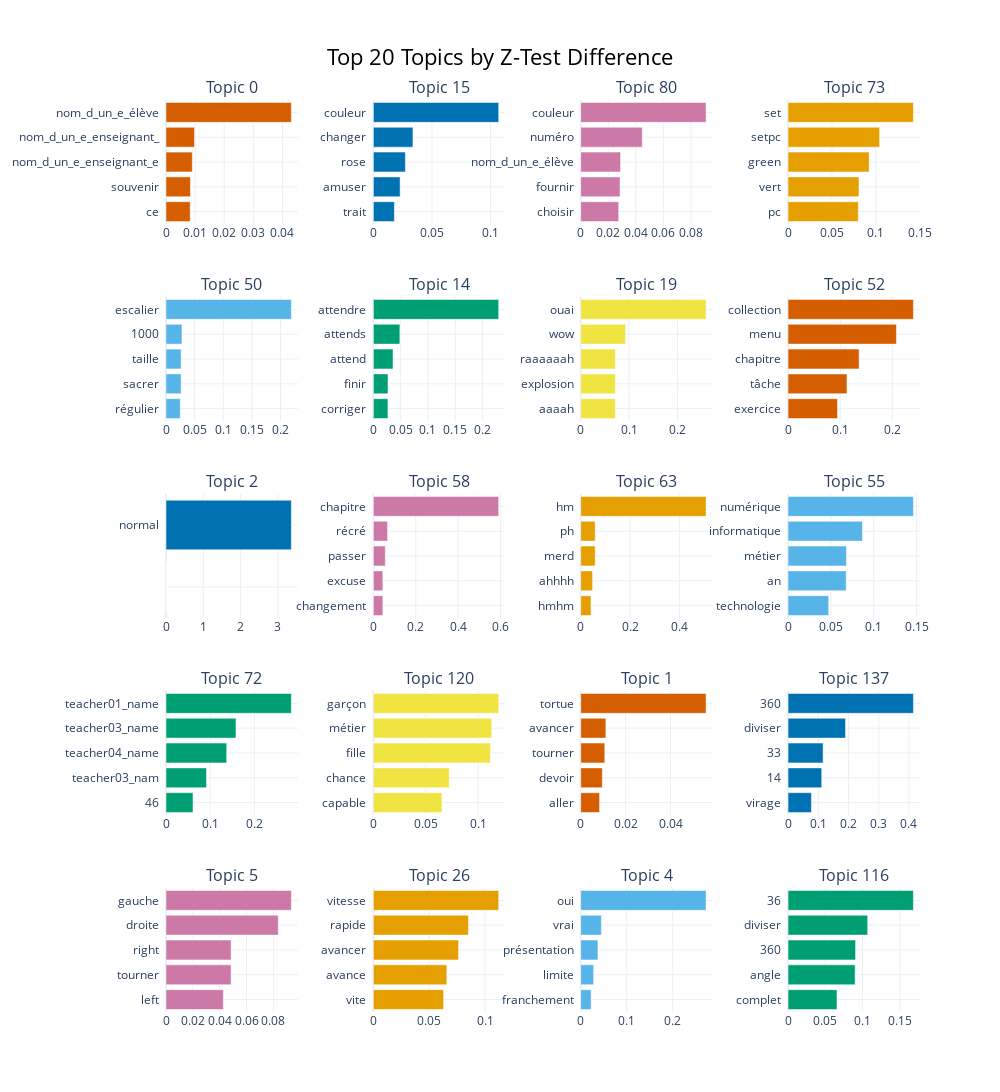

The code cell stored with this chart in its notebook:
### Code cell
custom_labels = [f"Topic {t} (z={z:.2f})" for t, z in zip(top_z_topics['topic'], top_z_topics['z_stat'])]
topic_model.visualize_barchart(topics=top_topic_ids, custom_labels=custom_labels, title="Top 20 Topics by Z-Test Difference")

### Figure 1 — Plotly figure (JSON) as saved in the notebook; plotly's stock layout.template omitted (floating-point values rounded to 4 significant figures)
{"data": [{"marker": {"color": "#D55E00"}, "orientation": "h", "type": "bar", "x": [0.008308, 0.008389, 0.009042, 0.009784, 0.04305], "xaxis": "x", "y": ["ce  ", "souvenir  ", "nom_d_un_e_enseignant_e  ", "nom_d_un_e_enseignant_  ", "nom_d_un_e_élève  "], "yaxis": "y"}, {"marker": {"color": "#0072B2"}, "orientation": "h", "type": "bar", "x": [0.01793, 0.02285, 0.02731, 0.03377, 0.1069], "xaxis": "x2", "y": ["trait  ", "amuser  ", "rose  ", "changer  ", "couleur  "], "yaxis": "y2"}, {"marker": {"color": "#CC79A7"}, "orientation": "h", "type": "bar", "x": [0.02759, 0.02856, 0.02896, 0.04469, 0.09102], "xaxis": "x3", "y": ["choisir  ", "fournir  ", "nom_d_un_e_élève  ", "numéro  ", "couleur  "], "yaxis": "y3"}, {"marker": {"color": "#E69F00"}, "orientation": "h", "type": "bar", "x": [0.07997, 0.08076, 0.0923, 0.1043, 0.1427], "xaxis": "x4", "y": ["pc  ", "vert  ", "green  ", "setpc  ", "set  "], "yaxis": "y4"}, {"marker": {"color": "#56B4E9"}, "orientation": "h", "type": "bar", "x": [0.0249, 0.02639, 0.02639, 0.02787, 0.2189], "xaxis": "x5", "y": ["régulier  ", "sacrer  ", "taille  ", "1000  ", "escalier  "], "yaxis": "y5"}, {"marker": {"color": "#009E73"}, "orientation": "h", "type": "bar", "x": [0.02664, 0.0268, 0.03596, 0.04853, 0.2295], "xaxis": "x6", "y": ["corriger  ", "finir  ", "attend  ", "attends  ", "attendre  "], "yaxis": "y6"}, {"marker": {"color": "#F0E442"}, "orientation": "h", "type": "bar", "x": [0.07164, 0.07164, 0.07164, 0.09257, 0.2591], "xaxis": "x7", "y": ["aaaah  ", "explosion  ", "raaaaaah  ", "wow  ", "ouai  "], "yaxis": "y7"}, {"marker": {"color": "#D55E00"}, "orientation": "h", "type": "bar", "x": [0.09483, 0.113, 0.1362, 0.2078, 0.2404], "xaxis": "x8", "y": ["exercice  ", "tâche  ", "chapitre  ", "menu  ", "collection  "], "yaxis": "y8"}, {"marker": {"color": "#0072B2"}, "orientation": "h", "type": "bar", "x": [1e-05, 1e-05, 1e-05, 1e-05, 3.361], "xaxis": "x9", "y": ["  ", "  ", "  ", "  ", "normal  "], "yaxis": "y9"}, {"marker": {"color": "#CC79A7"}, "orientation": "h", "type": "bar", "x": [0.04484, 0.04484, 0.05639, 0.06698, 0.5911], "xaxis": "x10", "y": ["changement  ", "excuse  ", "passer  ", "récré  ", "chapitre  "], "yaxis": "y10"}, {"marker": {"color": "#E69F00"}, "orientation": "h", "type": "bar", "x": [0.04171, 0.04826, 0.05868, 0.05868, 0.5084], "xaxis": "x11", "y": ["hmhm  ", "ahhhh  ", "merd  ", "ph  ", "hm  "], "yaxis": "y11"}, {"marker": {"color": "#56B4E9"}, "orientation": "h", "type": "bar", "x": [0.0474, 0.06784, 0.06814, 0.08681, 0.1463], "xaxis": "x12", "y": ["technologie  ", "an  ", "métier  ", "informatique  ", "numérique  "], "yaxis": "y12"}, {"marker": {"color": "#009E73"}, "orientation": "h", "type": "bar", "x": [0.06105, 0.09157, 0.1374, 0.1583, 0.2836], "xaxis": "x13", "y": ["46  ", "teacher03_nam  ", "teacher04_name  ", "teacher03_name  ", "teacher01_name  "], "yaxis": "y13"}, {"marker": {"color": "#F0E442"}, "orientation": "h", "type": "bar", "x": [0.06546, 0.07242, 0.1117, 0.113, 0.1196], "xaxis": "x14", "y": ["capable  ", "chance  ", "fille  ", "métier  ", "garçon  "], "yaxis": "y14"}, {"marker": {"color": "#D55E00"}, "orientation": "h", "type": "bar", "x": [0.008406, 0.009637, 0.01072, 0.01121, 0.05583], "xaxis": "x15", "y": ["aller  ", "devoir  ", "tourner  ", "avancer  ", "tortue  "], "yaxis": "y15"}, {"marker": {"color": "#0072B2"}, "orientation": "h", "type": "bar", "x": [0.07729, 0.1114, 0.1159, 0.1901, 0.4146], "xaxis": "x16", "y": ["virage  ", "14  ", "33  ", "diviser  ", "360  "], "yaxis": "y16"}, {"marker": {"color": "#CC79A7"}, "orientation": "h", "type": "bar", "x": [0.04273, 0.04848, 0.0485, 0.08363, 0.09339], "xaxis": "x17", "y": ["left  ", "tourner  ", "right  ", "droite  ", "gauche  "], "yaxis": "y17"}, {"marker": {"color": "#E69F00"}, "orientation": "h", "type": "bar", "x": [0.06286, 0.06575, 0.07623, 0.08513, 0.1122], "xaxis": "x18", "y": ["vite  ", "avance  ", "avancer  ", "rapide  ", "vitesse  "], "yaxis": "y18"}, {"marker": {"color": "#56B4E9"}, "orientation": "h", "type": "bar", "x": [0.02264, 0.02806, 0.03747, 0.04488, 0.2724], "xaxis": "x19", "y": ["franchement  ", "limite  ", "présentation  ", "vrai  ", "oui  "], "yaxis": "y19"}, {"marker": {"color": "#009E73"}, "orientation": "h", "type": "bar", "x": [0.06566, 0.08998, 0.0906, 0.1068, 0.1682], "xaxis": "x20", "y": ["complet  ", "angle  ", "360  ", "diviser  ", "36  "], "yaxis": "y20"}], "layout": {"annotations": [{"font": {"size": 16}, "showarrow": false, "text": "Topic 0", "x": 0.0875, "xanchor": "center", "xref": "paper", "y": 1.0, "yanchor": "bottom", "yref": "paper"}, {"font": {"size": 16}, "showarrow": false, "text": "Topic 15", "x": 0.3625, "xanchor": "center", "xref": "paper", "y": 1.0, "yanchor": "bottom", "yref": "paper"}, {"font": {"size": 16}, "showarrow": false, "text": "Topic 80", "x": 0.6375, "xanchor": "center", "xref": "paper", "y": 1.0, "yanchor": "bottom", "yref": "paper"}, {"font": {"size": 16}, "showarrow": false, "text": "Topic 73", "x": 0.9125, "xanchor": "center", "xref": "paper", "y": 1.0, "yanchor": "bottom", "yref": "paper"}, {"font": {"size": 16}, "showarrow": false, "text": "Topic 50", "x": 0.0875, "xanchor": "center", "xref": "paper", "y": 0.784, "yanchor": "bottom", "yref": "paper"}, {"font": {"size": 16}, "showarrow": false, "text": "Topic 14", "x": 0.3625, "xanchor": "center", "xref": "paper", "y": 0.784, "yanchor": "bottom", "yref": "paper"}, {"font": {"size": 16}, "showarrow": false, "text": "Topic 19", "x": 0.6375, "xanchor": "center", "xref": "paper", "y": 0.784, "yanchor": "bottom", "yref": "paper"}, {"font": {"size": 16}, "showarrow": false, "text": "Topic 52", "x": 0.9125, "xanchor": "center", "xref": "paper", "y": 0.784, "yanchor": "bottom", "yref": "paper"}, {"font": {"size": 16}, "showarrow": false, "text": "Topic 2", "x": 0.0875, "xanchor": "center", "xref": "paper", "y": 0.568, "yanchor": "bottom", "yref": "paper"}, {"font": {"size": 16}, "showarrow": false, "text": "Topic 58", "x": 0.3625, "xanchor": "center", "xref": "paper", "y": 0.568, "yanchor": "bottom", "yref": "paper"}, {"font": {"size": 16}, "showarrow": false, "text": "Topic 63", "x": 0.6375, "xanchor": "center", "xref": "paper", "y": 0.568, "yanchor": "bottom", "yref": "paper"}, {"font": {"size": 16}, "showarrow": false, "text": "Topic 55", "x": 0.9125, "xanchor": "center", "xref": "paper", "y": 0.568, "yanchor": "bottom", "yref": "paper"}, {"font": {"size": 16}, "showarrow": false, "text": "Topic 72", "x": 0.0875, "xanchor": "center", "xref": "paper", "y": 0.352, "yanchor": "bottom", "yref": "paper"}, {"font": {"size": 16}, "showarrow": false, "text": "Topic 120", "x": 0.3625, "xanchor": "center", "xref": "paper", "y": 0.352, "yanchor": "bottom", "yref": "paper"}, {"font": {"size": 16}, "showarrow": false, "text": "Topic 1", "x": 0.6375, "xanchor": "center", "xref": "paper", "y": 0.352, "yanchor": "bottom", "yref": "paper"}, {"font": {"size": 16}, "showarrow": false, "text": "Topic 137", "x": 0.9125, "xanchor": "center", "xref": "paper", "y": 0.352, "yanchor": "bottom", "yref": "paper"}, {"font": {"size": 16}, "showarrow": false, "text": "Topic 5", "x": 0.0875, "xanchor": "center", "xref": "paper", "y": 0.136, "yanchor": "bottom", "yref": "paper"}, {"font": {"size": 16}, "showarrow": false, "text": "Topic 26", "x": 0.3625, "xanchor": "center", "xref": "paper", "y": 0.136, "yanchor": "bottom", "yref": "paper"}, {"font": {"size": 16}, "showarrow": false, "text": "Topic 4", "x": 0.6375, "xanchor": "center", "xref": "paper", "y": 0.136, "yanchor": "bottom", "yref": "paper"}, {"font": {"size": 16}, "showarrow": false, "text": "Topic 116", "x": 0.9125, "xanchor": "center", "xref": "paper", "y": 0.136, "yanchor": "bottom", "yref": "paper"}], "height": 1250, "hoverlabel": {"bgcolor": "white", "font": {"family": "Rockwell", "size": 16}}, "showlegend": false, "title": {"font": {"color": "Black", "size": 22}, "text": "Top 20 Topics by Z-Test Difference", "x": 0.5, "xanchor": "center", "yanchor": "top"}, "width": 1000, "xaxis": {"anchor": "y", "domain": [0, 0.175], "showgrid": true}, "xaxis10": {"anchor": "y10", "domain": [0.275, 0.45], "showgrid": true}, "xaxis11": {"anchor": "y11", "domain": [0.55, 0.725], "showgrid": true}, "xaxis12": {"anchor": "y12", "domain": [0.825, 1], "showgrid": true}, "xaxis13": {"anchor": "y13", "domain": [0, 0.175], "showgrid": true}, "xaxis14": {"anchor": "y14", "domain": [0.275, 0.45], "showgrid": true}, "xaxis15": {"anchor": "y15", "domain": [0.55, 0.725], "showgrid": true}, "xaxis16": {"anchor": "y16", "domain": [0.825, 1], "showgrid": true}, "xaxis17": {"anchor": "y17", "domain": [0, 0.175], "showgrid": true}, "xaxis18": {"anchor": "y18", "domain": [0.275, 0.45], "showgrid": true}, "xaxis19": {"anchor": "y19", "domain": [0.55, 0.725], "showgrid": true}, "xaxis2": {"anchor": "y2", "domain": [0.275, 0.45], "showgrid": true}, "xaxis20": {"anchor": "y20", "domain": [0.825, 1], "showgrid": true}, "xaxis3": {"anchor": "y3", "domain": [0.55, 0.725], "showgrid": true}, "xaxis4": {"anchor": "y4", "domain": [0.825, 1], "showgrid": true}, "xaxis5": {"anchor": "y5", "domain": [0, 0.175], "showgrid": true}, "xaxis6": {"anchor": "y6", "domain": [0.275, 0.45], "showgrid": true}, "xaxis7": {"anchor": "y7", "domain": [0.55, 0.725], "showgrid": true}, "xaxis8": {"anchor": "y8", "domain": [0.825, 1], "showgrid": true}, "xaxis9": {"anchor": "y9", "domain": [0, 0.175], "showgrid": true}, "yaxis": {"anchor": "x", "domain": [0.864, 1.0], "showgrid": true}, "yaxis10": {"anchor": "x10", "domain": [0.432, 0.568], "showgrid": true}, "yaxis11": {"anchor": "x11", "domain": [0.432, 0.568], "showgrid": true}, "yaxis12": {"anchor": "x12", "domain": [0.432, 0.568], "showgrid": true}, "yaxis13": {"anchor": "x13", "domain": [0.216, 0.352], "showgrid": true}, "yaxis14": {"anchor": "x14", "domain": [0.216, 0.352], "showgrid": true}, "yaxis15": {"anchor": "x15", "domain": [0.216, 0.352], "showgrid": true}, "yaxis16": {"anchor": "x16", "domain": [0.216, 0.352], "showgrid": true}, "yaxis17": {"anchor": "x17", "domain": [0, 0.136], "showgrid": true}, "yaxis18": {"anchor": "x18", "domain": [0, 0.136], "showgrid": true}, "yaxis19": {"anchor": "x19", "domain": [0, 0.136], "showgrid": true}, "yaxis2": {"anchor": "x2", "domain": [0.864, 1.0], "showgrid": true}, "yaxis20": {"anchor": "x20", "domain": [0, 0.136], "showgrid": true}, "yaxis3": {"anchor": "x3", "domain": [0.864, 1.0], "showgrid": true}, "yaxis4": {"anchor": "x4", "domain": [0.864, 1.0], "showgrid": true}, "yaxis5": {"anchor": "x5", "domain": [0.648, 0.784], "showgrid": true}, "yaxis6": {"anchor": "x6", "domain": [0.648, 0.784], "showgrid": true}, "yaxis7": {"anchor": "x7", "domain": [0.648, 0.784], "showgrid": true}, "yaxis8": {"anchor": "x8", "domain": [0.648, 0.784], "showgrid": true}, "yaxis9": {"anchor": "x9", "domain": [0.432, 0.568], "showgrid": true}}}
